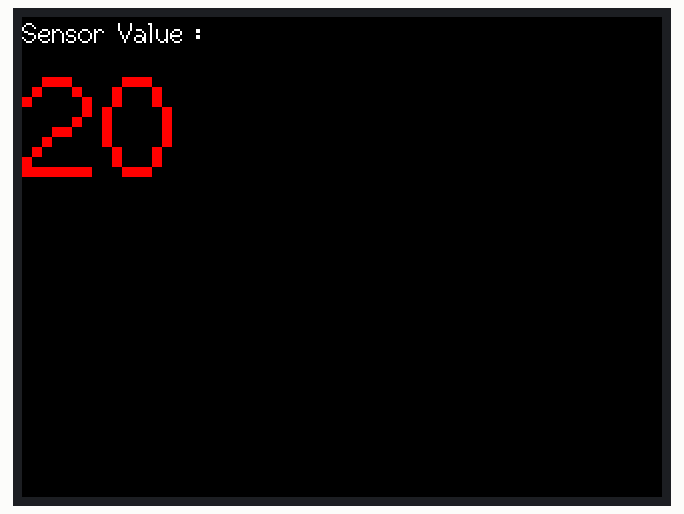
The sketch below on a simulated ESP32. Parts: 320×240 colour display.

Above: at 0.3 s.

The sketch:

ESP-TFT.ino
```cpp
#include <TFT_eSPI.h> // Graphics and font library for ST7735 driver chip
#include <SPI.h>

TFT_eSPI tft = TFT_eSPI();  // Invoke library, pins defined in User_Setup.h

char sensorPrintout[4];

void setup() {
  tft.init();
  tft.setRotation(3);

  tft.fillScreen(TFT_BLACK);

  tft.setCursor(0, 0, 2);
  tft.setTextColor(TFT_WHITE);
//  tft.setTextFont(2);
  tft.setTextSize(1);
  tft.print("Sensor Value : ");

  tft.setTextSize(5);
}

void loop() {
  String sensorVal = String(hallRead());
  sensorVal.toCharArray(sensorPrintout, 4);

  tft.setTextColor(TFT_RED, TFT_BLACK);
  tft.setCursor(0, 15);
  tft.print(sensorPrintout);

  delay(1000);
}
```
